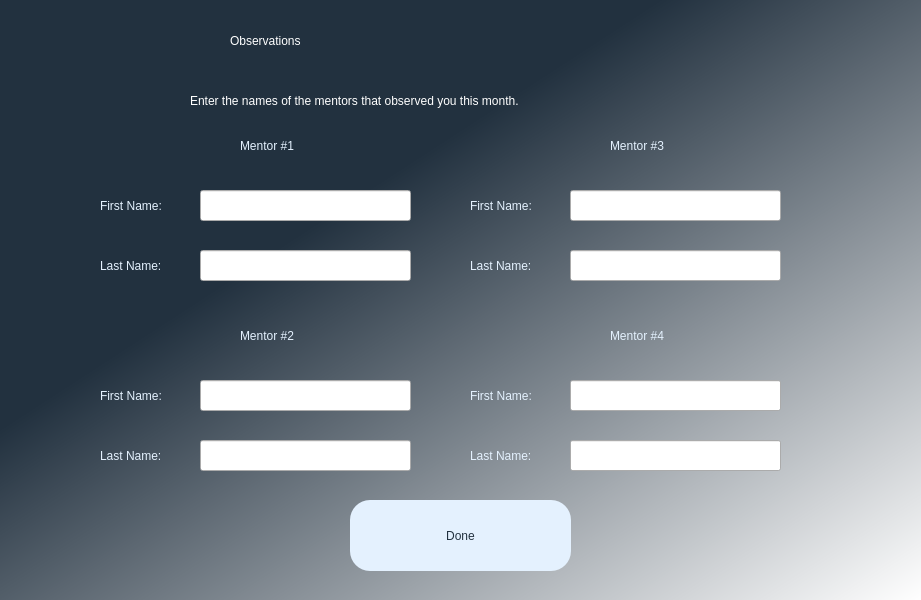
<?xml version="1.0" encoding="UTF-8"?>
<ui version="4.0">
 <class>Dialog</class>
 <widget class="QDialog" name="Dialog">
  <property name="geometry">
   <rect>
    <x>0</x>
    <y>0</y>
    <width>921</width>
    <height>600</height>
   </rect>
  </property>
  <property name="windowTitle">
   <string>Dialog</string>
  </property>
  <widget class="QWidget" name="widget" native="true">
   <property name="geometry">
    <rect>
     <x>0</x>
     <y>0</y>
     <width>921</width>
     <height>600</height>
    </rect>
   </property>
   <property name="styleSheet">
    <string notr="true">QWidget#widget{
background-color:qlineargradient(spread:pad, x1:0, y1:0, x2:1, y2:1, stop:0.357955 rgba(34, 49, 63, 1), stop:1 rgba(255, 255, 255, 255))}</string>
   </property>
   <widget class="QLabel" name="label">
    <property name="geometry">
     <rect>
      <x>230</x>
      <y>-20</y>
      <width>481</width>
      <height>121</height>
     </rect>
    </property>
    <property name="styleSheet">
     <string notr="true">color: rgb(255, 255, 255);
font: 75 60pt &quot;Malgun Gothic&quot;;</string>
    </property>
    <property name="text">
     <string>Observations</string>
    </property>
   </widget>
   <widget class="QLabel" name="label_2">
    <property name="geometry">
     <rect>
      <x>100</x>
      <y>190</y>
      <width>91</width>
      <height>31</height>
     </rect>
    </property>
    <property name="styleSheet">
     <string notr="true">font: 12pt &quot;MS Shell Dlg 2&quot;;

color:rgba(228, 241, 254, 1);</string>
    </property>
    <property name="text">
     <string>First Name:</string>
    </property>
   </widget>
   <widget class="QPushButton" name="done_button">
    <property name="geometry">
     <rect>
      <x>350</x>
      <y>500</y>
      <width>221</width>
      <height>71</height>
     </rect>
    </property>
    <property name="styleSheet">
     <string notr="true">border-radius: 20px;
font: 75 30pt &quot;Malgun Gothic&quot;;
color: rgba(34, 49, 63, 1);
background-color: rgba(228, 241, 254, 1);</string>
    </property>
    <property name="text">
     <string>Done</string>
    </property>
   </widget>
   <widget class="QLabel" name="label_3">
    <property name="geometry">
     <rect>
      <x>100</x>
      <y>250</y>
      <width>81</width>
      <height>31</height>
     </rect>
    </property>
    <property name="styleSheet">
     <string notr="true">font: 12pt &quot;MS Shell Dlg 2&quot;;

color:rgba(228, 241, 254, 1);</string>
    </property>
    <property name="text">
     <string>Last Name: </string>
    </property>
   </widget>
   <widget class="QLineEdit" name="first_name_1">
    <property name="geometry">
     <rect>
      <x>200</x>
      <y>190</y>
      <width>211</width>
      <height>31</height>
     </rect>
    </property>
    <property name="text">
     <string/>
    </property>
   </widget>
   <widget class="QLineEdit" name="last_name_1">
    <property name="geometry">
     <rect>
      <x>200</x>
      <y>250</y>
      <width>211</width>
      <height>31</height>
     </rect>
    </property>
    <property name="text">
     <string/>
    </property>
   </widget>
   <widget class="QLabel" name="label_4">
    <property name="geometry">
     <rect>
      <x>190</x>
      <y>80</y>
      <width>611</width>
      <height>41</height>
     </rect>
    </property>
    <property name="styleSheet">
     <string notr="true">font: 16pt &quot;MS Shell Dlg 2&quot;;
color:rgb(255, 255, 255);</string>
    </property>
    <property name="text">
     <string>Enter the names of the mentors that observed you this month.</string>
    </property>
   </widget>
   <widget class="QLineEdit" name="last_name_2">
    <property name="geometry">
     <rect>
      <x>200</x>
      <y>440</y>
      <width>211</width>
      <height>31</height>
     </rect>
    </property>
    <property name="text">
     <string/>
    </property>
   </widget>
   <widget class="QLineEdit" name="first_name_2">
    <property name="geometry">
     <rect>
      <x>200</x>
      <y>380</y>
      <width>211</width>
      <height>31</height>
     </rect>
    </property>
    <property name="text">
     <string/>
    </property>
   </widget>
   <widget class="QLabel" name="label_5">
    <property name="geometry">
     <rect>
      <x>100</x>
      <y>440</y>
      <width>81</width>
      <height>31</height>
     </rect>
    </property>
    <property name="styleSheet">
     <string notr="true">font: 12pt &quot;MS Shell Dlg 2&quot;;

color:rgba(228, 241, 254, 1);</string>
    </property>
    <property name="text">
     <string>Last Name: </string>
    </property>
   </widget>
   <widget class="QLabel" name="label_6">
    <property name="geometry">
     <rect>
      <x>100</x>
      <y>380</y>
      <width>91</width>
      <height>31</height>
     </rect>
    </property>
    <property name="styleSheet">
     <string notr="true">font: 12pt &quot;MS Shell Dlg 2&quot;;

color:rgba(228, 241, 254, 1);</string>
    </property>
    <property name="text">
     <string>First Name:</string>
    </property>
   </widget>
   <widget class="QLineEdit" name="last_name_3">
    <property name="geometry">
     <rect>
      <x>570</x>
      <y>250</y>
      <width>211</width>
      <height>31</height>
     </rect>
    </property>
    <property name="text">
     <string/>
    </property>
   </widget>
   <widget class="QLineEdit" name="first_name_3">
    <property name="geometry">
     <rect>
      <x>570</x>
      <y>190</y>
      <width>211</width>
      <height>31</height>
     </rect>
    </property>
    <property name="text">
     <string/>
    </property>
   </widget>
   <widget class="QLabel" name="label_7">
    <property name="geometry">
     <rect>
      <x>470</x>
      <y>250</y>
      <width>81</width>
      <height>31</height>
     </rect>
    </property>
    <property name="styleSheet">
     <string notr="true">font: 12pt &quot;MS Shell Dlg 2&quot;;

color:rgba(228, 241, 254, 1);</string>
    </property>
    <property name="text">
     <string>Last Name: </string>
    </property>
   </widget>
   <widget class="QLabel" name="label_8">
    <property name="geometry">
     <rect>
      <x>470</x>
      <y>190</y>
      <width>91</width>
      <height>31</height>
     </rect>
    </property>
    <property name="styleSheet">
     <string notr="true">font: 12pt &quot;MS Shell Dlg 2&quot;;

color:rgba(228, 241, 254, 1);</string>
    </property>
    <property name="text">
     <string>First Name:</string>
    </property>
   </widget>
   <widget class="QLineEdit" name="last_name_4">
    <property name="geometry">
     <rect>
      <x>570</x>
      <y>440</y>
      <width>211</width>
      <height>31</height>
     </rect>
    </property>
    <property name="text">
     <string/>
    </property>
   </widget>
   <widget class="QLineEdit" name="first_name_4">
    <property name="geometry">
     <rect>
      <x>570</x>
      <y>380</y>
      <width>211</width>
      <height>31</height>
     </rect>
    </property>
    <property name="text">
     <string/>
    </property>
   </widget>
   <widget class="QLabel" name="label_9">
    <property name="geometry">
     <rect>
      <x>470</x>
      <y>440</y>
      <width>81</width>
      <height>31</height>
     </rect>
    </property>
    <property name="styleSheet">
     <string notr="true">font: 12pt &quot;MS Shell Dlg 2&quot;;

color:rgba(228, 241, 254, 1);</string>
    </property>
    <property name="text">
     <string>Last Name: </string>
    </property>
   </widget>
   <widget class="QLabel" name="label_10">
    <property name="geometry">
     <rect>
      <x>470</x>
      <y>380</y>
      <width>91</width>
      <height>31</height>
     </rect>
    </property>
    <property name="styleSheet">
     <string notr="true">font: 12pt &quot;MS Shell Dlg 2&quot;;

color:rgba(228, 241, 254, 1);</string>
    </property>
    <property name="text">
     <string>First Name:</string>
    </property>
   </widget>
   <widget class="QLabel" name="label_11">
    <property name="geometry">
     <rect>
      <x>240</x>
      <y>120</y>
      <width>131</width>
      <height>51</height>
     </rect>
    </property>
    <property name="styleSheet">
     <string notr="true">font: 20pt &quot;MS Shell Dlg 2&quot;;
color: rgba(228, 241, 254, 1);</string>
    </property>
    <property name="text">
     <string>Mentor #1</string>
    </property>
   </widget>
   <widget class="QLabel" name="label_12">
    <property name="geometry">
     <rect>
      <x>610</x>
      <y>120</y>
      <width>131</width>
      <height>51</height>
     </rect>
    </property>
    <property name="styleSheet">
     <string notr="true">font: 20pt &quot;MS Shell Dlg 2&quot;;
color: rgba(228, 241, 254, 1);</string>
    </property>
    <property name="text">
     <string>Mentor #3</string>
    </property>
   </widget>
   <widget class="QLabel" name="label_13">
    <property name="geometry">
     <rect>
      <x>240</x>
      <y>310</y>
      <width>131</width>
      <height>51</height>
     </rect>
    </property>
    <property name="styleSheet">
     <string notr="true">font: 20pt &quot;MS Shell Dlg 2&quot;;
color: rgba(228, 241, 254, 1);</string>
    </property>
    <property name="text">
     <string>Mentor #2</string>
    </property>
   </widget>
   <widget class="QLabel" name="label_14">
    <property name="geometry">
     <rect>
      <x>610</x>
      <y>310</y>
      <width>131</width>
      <height>51</height>
     </rect>
    </property>
    <property name="styleSheet">
     <string notr="true">font: 20pt &quot;MS Shell Dlg 2&quot;;
color: rgba(228, 241, 254, 1);</string>
    </property>
    <property name="text">
     <string>Mentor #4</string>
    </property>
   </widget>
   <widget class="QLabel" name="error_1a">
    <property name="geometry">
     <rect>
      <x>220</x>
      <y>170</y>
      <width>161</width>
      <height>16</height>
     </rect>
    </property>
    <property name="styleSheet">
     <string notr="true">font: 10pt &quot;MS Shell Dlg 2&quot;;
color: rgb(255, 0, 0);</string>
    </property>
    <property name="text">
     <string/>
    </property>
   </widget>
   <widget class="QLabel" name="error_1b">
    <property name="geometry">
     <rect>
      <x>220</x>
      <y>230</y>
      <width>161</width>
      <height>16</height>
     </rect>
    </property>
    <property name="styleSheet">
     <string notr="true">font: 10pt &quot;MS Shell Dlg 2&quot;;
color: rgb(255, 0, 0);</string>
    </property>
    <property name="text">
     <string/>
    </property>
   </widget>
   <widget class="QLabel" name="error_2b">
    <property name="geometry">
     <rect>
      <x>220</x>
      <y>420</y>
      <width>161</width>
      <height>16</height>
     </rect>
    </property>
    <property name="styleSheet">
     <string notr="true">font: 10pt &quot;MS Shell Dlg 2&quot;;
color: rgb(255, 0, 0);</string>
    </property>
    <property name="text">
     <string/>
    </property>
   </widget>
   <widget class="QLabel" name="error_2a">
    <property name="geometry">
     <rect>
      <x>220</x>
      <y>360</y>
      <width>161</width>
      <height>16</height>
     </rect>
    </property>
    <property name="styleSheet">
     <string notr="true">font: 10pt &quot;MS Shell Dlg 2&quot;;
color: rgb(255, 0, 0);</string>
    </property>
    <property name="text">
     <string/>
    </property>
   </widget>
   <widget class="QLabel" name="error_3b">
    <property name="geometry">
     <rect>
      <x>590</x>
      <y>230</y>
      <width>161</width>
      <height>16</height>
     </rect>
    </property>
    <property name="styleSheet">
     <string notr="true">font: 10pt &quot;MS Shell Dlg 2&quot;;
color: rgb(255, 0, 0);</string>
    </property>
    <property name="text">
     <string/>
    </property>
   </widget>
   <widget class="QLabel" name="error_3a">
    <property name="geometry">
     <rect>
      <x>590</x>
      <y>170</y>
      <width>161</width>
      <height>16</height>
     </rect>
    </property>
    <property name="styleSheet">
     <string notr="true">font: 10pt &quot;MS Shell Dlg 2&quot;;
color: rgb(255, 0, 0);</string>
    </property>
    <property name="text">
     <string/>
    </property>
   </widget>
   <widget class="QLabel" name="error_4a">
    <property name="geometry">
     <rect>
      <x>590</x>
      <y>360</y>
      <width>161</width>
      <height>16</height>
     </rect>
    </property>
    <property name="styleSheet">
     <string notr="true">font: 10pt &quot;MS Shell Dlg 2&quot;;
color: rgb(255, 0, 0);</string>
    </property>
    <property name="text">
     <string/>
    </property>
   </widget>
   <widget class="QLabel" name="error_4b">
    <property name="geometry">
     <rect>
      <x>590</x>
      <y>420</y>
      <width>161</width>
      <height>16</height>
     </rect>
    </property>
    <property name="styleSheet">
     <string notr="true">font: 10pt &quot;MS Shell Dlg 2&quot;;
color: rgb(255, 0, 0);</string>
    </property>
    <property name="text">
     <string/>
    </property>
   </widget>
  </widget>
 </widget>
 <resources/>
 <connections/>
</ui>
